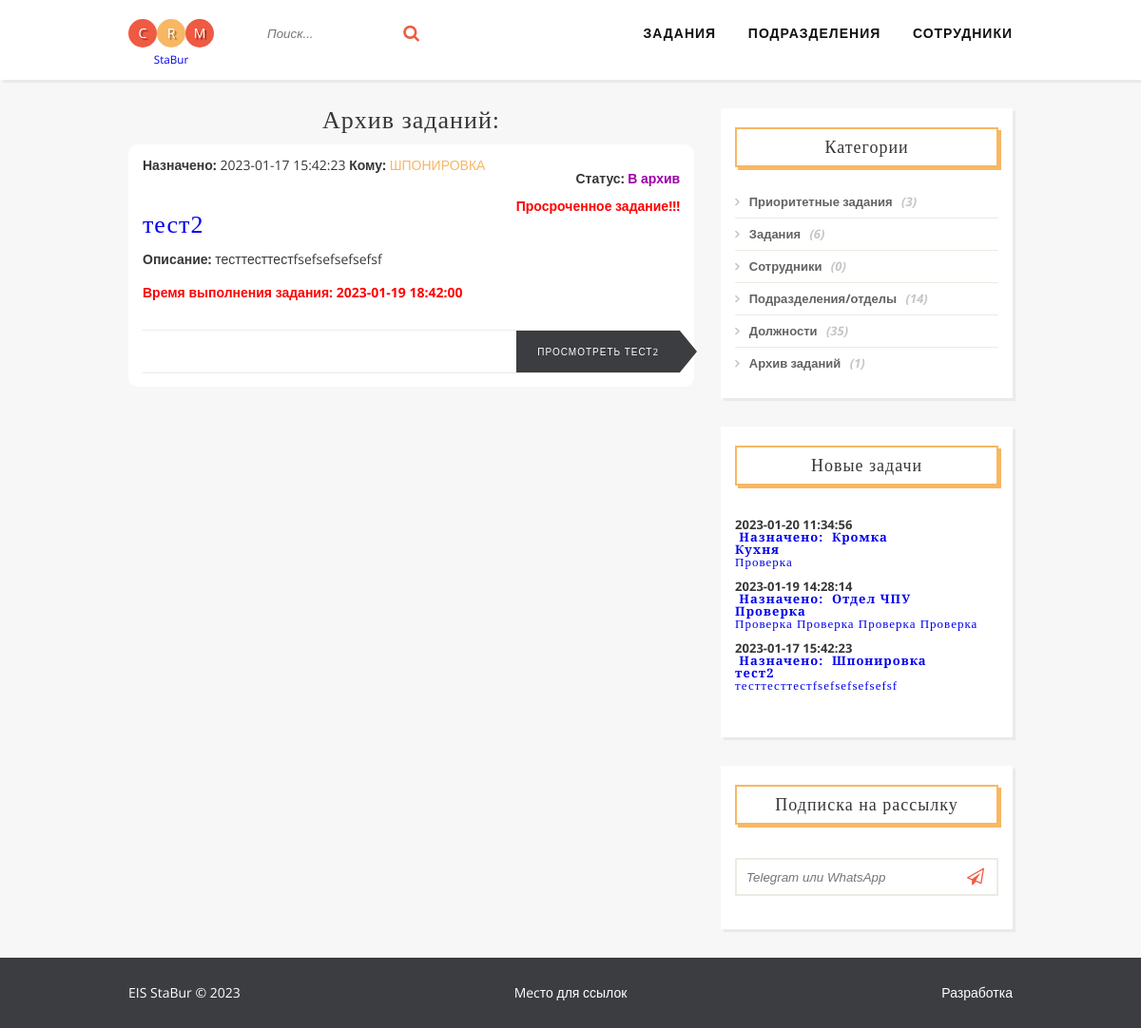
/archive.php, run on the app's committed database.
### tables this page shows
CREATE TABLE `tasks` (
  `id_task` int(12) UNSIGNED NOT NULL,
  `name_task` varchar(250) NOT NULL,
  `priority_task` varchar(100) DEFAULT NULL,
  `status_task` int(2) UNSIGNED NOT NULL,
  `description_task` text NOT NULL,
  `department_task` int(4) UNSIGNED NOT NULL,
  `datetime_create_task` datetime NOT NULL,
  `datetime_out_task` datetime NOT NULL,
  `url_task` varchar(255) NOT NULL
);

CREATE TABLE `department` (
  `id_depart` int(4) UNSIGNED NOT NULL,
  `name_depart` varchar(250) NOT NULL,
  `description_depart` text NOT NULL,
  `code_depart` varchar(12) NOT NULL
);

CREATE TABLE `status_tasks` (
  `id_st` int(2) UNSIGNED NOT NULL,
  `name_st` varchar(150) NOT NULL,
  `color_st` varchar(7) NOT NULL
);

### archive.php (the view, shortened to what this page needs)
<!DOCTYPE html>
<html>
<?php
include_once "./inc/connectBD.php";
include_once "./inc/header.php";
?>
  <div class="container">
  <div class="posts-list">
    <article class="post">
    <h2 class="post-title" align="center">Архив заданий:</h2>
<?php
 $datetime = date('Y-m-d H:i:s');
 $sql = "SELECT * FROM `tasks` WHERE status_task='4' ORDER BY `datetime_create_task` DESC";
 $result = $pdo_conn->query($sql);
 $redactID = intval(isset($_GET['redactID']) ? $_GET['redactID'] : null);
 $viewTask = isset($_GET['viewID']) ? $_GET['viewID'] : null;
if($redactID) {
  $redact = "SELECT * FROM tasks WHERE `id_task` = '$redactID'";
  $redact_task = $pdo_conn->query($redact);
  $row_redact = $redact_task->fetch(PDO::FETCH_ASSOC);
  $idtask = $row_redact["id_task"];
  $nametask = $row_redact["name_task"];
  $prioritytask = $row_redact["priority_task"];
  $statustask = $row_redact["status_task"];
  $descripttask = $row_redact["description_task"];
  $departtask = $row_redact["department_task"];
  $datetime_create = $row_redact["datetime_create_task"];
  $datetime_out = $row_redact["datetime_out_task"];
  $urltask = $row_redact["url_task"];
  $departOutT = $departtask;
  if(isset($_POST['update'])){
    include "./inc/edit_task.php";
}
if(isset($_POST['close'])){
    header("Location: ./archive.php#$idtask");
}
echo "<h1 align=\"center\">Редактирование задания<br>$nametask</h1>";
if(isset($_POST['delete']) || isset($_GET['delete']) == 'ok'){
    include "./inc/delete_task.php";
}
echo "<center><table class=\"widget\" border=\"0\">
    <form method='post' id=\"subscribe\">
    <input type='hidden' name='id' value=\"$idtask\">
    <input type='hidden' name='datetime_create' value='$datetime_create'>
    <input type='hidden' name='departOutT' value=\"$departOutT\">";
    if(isset($_GET['status']) == 'ok'){
        echo "<tr><td><h1 align=\"center\" style=\"color: green\">Обновлено успешно!</h1></td></tr>";
    }
echo "<tr><td><div align=\"right\"><button class=\"delete\" type=\"submit\" name=\"delete\" value=\"ok\">Удалить</button></div></td></tr>";
echo "<tr><td align=\"right\">Приоритет:&nbsp;<input type=\"checkbox\" name=\"priority\" value=\"Yes\"";
if ($prioritytask == 'Yes'){
 echo " checked";
}
 echo "></td></tr>";
echo "<tr><td><p><font color=\"red\">*</font>Наименование задания:</p></td></tr>
    <tr><td><input class=\"rounded\" type='text' inputmode=\"text\" name='name' value='$nametask' required></td></tr>
    <tr><td><p>Описание задания:</p></td></tr>
    <tr><td><textarea id=\"area\" name='description' placeholder=''>$descripttask</textarea></td></tr>";
echo "<tr><td><p><font color='red'>*</font>Кому поручено задание подразделения/отдел:</p></td></tr>
<tr><td><select class=\"rounded\" name='department'>";
    $redact_dw = "SELECT * FROM department";
    $redact_dw = $pdo_conn->query($redact_dw);
    while($row_dw = $redact_dw->fetch(PDO::FETCH_ASSOC))
{
echo "<option ";
if($row_dw['id_depart']=="$departtask") echo "selected=\"selected\"";
echo " class=\"rounded\" value=\"" . $row_dw["id_depart"]. "\">" . $row_dw["name_depart"]. "</option>";
}
echo "<tr><td><p><font color='red'>*</font>Статус задания:</p></td></tr>
<tr><td><select class=\"rounded\" name='status'>";
    $redact_st = "SELECT * FROM status_tasks";
    $redact_st = $pdo_conn->query($redact_st);
    while($row_st = $redact_st->fetch(PDO::FETCH_ASSOC))
{
echo "<option ";
if($row_st['id_st']=="$statustask") echo "selected=\"selected\"";
echo " value=\"" . $row_st["id_st"]. "\">" . $row_st["name_st"]. "</option>";
}
echo "</select></td></tr>";
echo "<tr><td><p>Дата/время создания задания:</p></td></tr>
    <tr><td><p align=\"center\">$datetime_create</p></td></tr>
    <tr><td><p>Дата/время  назначения задания:</p></td></tr>
    <tr><td><input class=\"rounded\" type='datetime-local' inputmode=\"datetime-local\" name='datetime_out' value='$datetime_out'></td></tr>
    <!--<tr><td><p>Ссылка URL на файлы:</p></td></tr>
    <tr><td><input class=\"rounded\" type='text' inputmode=\"text\" name='urltask' value='$urltask'></td></tr>-->
    <tr><td>&nbsp;</td></tr>
    <tr><td align=\"center\"><button class=\"main\" type=\"submit\" name=\"update\">Сохранить</button>&nbsp;<button class=\"main\" type=\"submit\" name=\"close\">Отмена</button></td></tr>
    <tr><td align=\"center\">
    </form></td></tr></table></center>";
$row_redact = null;
} elseif(intval(isset($_GET['close']))){
  header('Location: ./archive.php#'.$_GET['close']);
} else {
  if ($result) {
    while($row = $result->fetch(PDO::FETCH_ASSOC)) {
        echo "<div id=\"" . $row["id_task"]. "\" class=\"block-task\">";
        echo "<div class=\"post-content\">";
        echo "<div class=\"category\"><b>Назначено:</b>&nbsp;" . $row["datetime_create_task"]. "&nbsp;<b>Кому:</b>&nbsp;<a href=\"?viewID=" . $row["id_task"]. "\">";
        $view_dt = "SELECT * FROM department";
        $view_dt = $pdo_conn->query($view_dt);
        while($row_dt = $view_dt->fetch(PDO::FETCH_ASSOC))
        {
          if($row_dt['id_depart']==$row['department_task']) { echo $row_dt['name_depart']; }
        }
        echo "</a><div align=\"right\"><b>Статус:&nbsp;";
        $histr = "SELECT * FROM tasks_history WHERE id_task=$row[id_task]";
        $histr_task = $pdo_conn->query($histr);
        $row_histr = $histr_task->fetch(PDO::FETCH_ASSOC);
        $statusTh = $row_histr['status_th'];
        $view_st = "SELECT * FROM status_tasks";
        $view_st = $pdo_conn->query($view_st);
        while($row_st = $view_st->fetch(PDO::FETCH_ASSOC))
        {
          if($row_st['id_st']==$statusTh) { echo "<font color=\"". $row_st['color_st']. "\">". $row_st["name_st"]."</font>"; }
        }
        echo "</b></div></div>";
        if ($row["datetime_out_task"] <= $datetime){
          echo "<div align=\"right\"><font color=\"red\"><b>Просроченное задание!!!</b></font></div>";
        }
        echo "<h2 class=\"post-title\"><a href=\"?viewID=" . $row["id_task"]. "\">" . $row["name_task"]. "</a></h2>";
        echo "<p><b>Описание:</b> " . $row["description_task"]. "</p>";
        if ($row["datetime_out_task"] <= $datetime){
          echo "<p><font color=\"red\"><b>Время выполнения задания: " . $row["datetime_out_task"]. "</b></font></p>";
        } else {
          echo "<p><b>Время выполнения задания:</b> " . $row["datetime_out_task"]. "</p>";
        }
        echo "<div class=\"post-footer\"><a title=\"Просмотреть задание " . $row["name_task"]. "\" class=\"more-link\" href=\"?viewID=" . $row["id_task"]. "\">Просмотреть " . $row["name_task"]. "</a></div></div><br>";
        echo "</div>";
    }
  } else {
    echo "<h2 class=\"post-title\">Нет заданий в архиве</h2>";
  }
  }
?>
    </article>
  </div>
<? require_once "./inc/right_block.php"; ?>
</div>
<?
include_once "./inc/footer.php";
?>
</body>
</html>

### inc/right_block.php
<?php
$query=$pdo_conn->query("SELECT COUNT(*) as count FROM tasks WHERE status_task!='4'");
$query->setFetchMode(PDO::FETCH_ASSOC);
$row_tasks=$query->fetch();
$count_tasks=$row_tasks['count'];
$query=$pdo_conn->query("SELECT COUNT(*) as count FROM tasks WHERE priority_task='Yes'");
$query->setFetchMode(PDO::FETCH_ASSOC);
$row_tasks_prior=$query->fetch();
$count_tasks_prior=$row_tasks_prior['count'];
$query=$pdo_conn->query("SELECT COUNT(*) as count FROM tasks WHERE status_task='4'");
$query->setFetchMode(PDO::FETCH_ASSOC);
$row_tasks_arch=$query->fetch();
$count_tasks_arch=$row_tasks_arch['count'];
$query=$pdo_conn->query("SELECT COUNT(*) as count FROM worker");
$query->setFetchMode(PDO::FETCH_ASSOC);
$row_worker=$query->fetch();
$count_worker=$row_worker['count'];
$query=$pdo_conn->query("SELECT COUNT(*) as count FROM department");
$query->setFetchMode(PDO::FETCH_ASSOC);
$row_depart=$query->fetch();
$count_depart=$row_depart['count'];
$query=$pdo_conn->query("SELECT COUNT(*) as count FROM position_worker");
$query->setFetchMode(PDO::FETCH_ASSOC);
$row_position=$query->fetch();
$count_position=$row_position['count'];
$task_recent = $pdo_conn->query("SELECT * FROM tasks ORDER BY id_task DESC LIMIT 3");
?>
  <aside>
  <div class="widget">
    <h3 class="widget-title">Категории</h3>
    <ul class="widget-category-list">
      <li><a href="./tasks_priority.php">Приоритетные задания</a> (<?php echo "$count_tasks_prior"; ?>)</li>
      <li><a href="./tasks.php">Задания</a> (<?php echo "$count_tasks"; ?>)</li>
      <li><a href="./worker.php">Сотрудники</a> (<?php echo "$count_worker"; ?>)</li>
      <li><a href="./department.php">Подразделения/отделы</a> (<?php echo "$count_depart"; ?>)</li>
      <li><a href="./positions.php">Должности</a> (<?php echo "$count_position"; ?>)</li>
      <li><a href="./archive.php">Архив заданий</a> (<?php echo "$count_tasks_arch"; ?>)</li>
    </ul>
  </div>
  <div class="widget">
    <h3 class="widget-title">Новые задачи</h3>
    <ul class="widget-posts-list">
      <li>
      <? foreach ($task_recent as $row): ?>
        <div class="post-image-small"><?=$row['datetime_create_task']?></div>
        <h4 class="widget-post-title">&nbsp;<a href="tasks.php#<?=$row['id_task']?>"><b>Назначено:&nbsp;
          <?
          $view_dt = "SELECT * FROM department";
          $view_dt = $pdo_conn->query($view_dt);
          while($row_dt = $view_dt->fetch(PDO::FETCH_ASSOC))
          {
          if($row_dt['id_depart']==$row['department_task']) { echo $row_dt['name_depart']; }
          }
          ?>
          </b><br /><b><?=$row['name_task']?></b><br /><?=$row['description_task']?></a><br /><br /></h3>
      <? endforeach ?>
      </li>
    </ul>
  </div>
  <div class="widget">
    <h3 class="widget-title">Подписка на рассылку</h3>
    <form action="" method="post" id="subscribe">
      <input type="telegram" name="messager" placeholder="Telegram или WhatsApp" required>
      <button type="submit"><i class="fa fa-paper-plane-o"></i></button>
    </form>
  </div>
</aside>

### css/style.css (style rules this page uses)
*, *:after, *:before { box-sizing: border-box; padding: 0; margin: 0; transition: .5s ease-in-out; }
ul { list-style: none; }
a { text-decoration: none; outline: none; }
h1, h2, h3, h4, h5, h6 { font-family: 'Playfair Display'; font-weight: normal; letter-spacing: 1px; }
body { font-family: 'Open Sans', arial, sans-serif; font-size: 14px; line-height: 1; color: #373737; background: #f7f7f7; }
header:after, .container:after, footer:after, .widget-posts-list li:after, #subscribe:after { content: ""; display: table; clear: both; }
.container { margin: 0 auto; width: 100%; max-width: 960px; padding: 0 15px; }
.posts-list { margin-bottom: 30px; width: 64%; float: left; }
.post { margin-bottom: 35px; }
.block-task { background-color: white; border-radius: 10px 10px 10px 10px; padding-top: 15px; padding-left: 15px; padding-right: 15px; margin-bottom: 20px; }
.post-content p { line-height: 1.5; padding-bottom: 1em; }
.category { margin-bottom: 15px; }
.category a { color: #F8B763; text-transform: uppercase; }
.post-title { margin-bottom: 12px; font-size: 26px; }
.post-footer { border-top: 1px solid #EBEBE3; border-bottom: 1px solid #EBEBE3; position: relative; margin-top: 15px; text-align: right; }
.more-link { position: relative; display: inline-block; font-size: 10px; text-transform: uppercase; color: white; line-height: 44px; padding: 0 22px; background: #3C3D41; letter-spacing: 0.1em; white-space: nowrap; }
.more-link:after { content: ''; display: block; position: absolute; width: 0; height: 0; top: 0; right: 0; border: solid transparent; border-width: 22px 18px; border-left-color: #3C3D41; transform: translateX(100%); }
aside { width: 33%; float: right; }
.widget { padding: 20px 15px; background: white; font-size: 13px; font-weight: bold; margin-bottom: 30px; box-shadow: 3px 3px 1px rgba(0, 0, 0, .05); }
.widget-title { font-size: 18px; padding: 10px; margin-bottom: 20px; text-align: center; border: 2px solid #F8B763; box-shadow: 3px 3px 0 0 #F8B763; }
.widget-category-list li { border-bottom: 1px solid #EBEBE3; padding: 10px 0; color: #c6c6c6; font-style: italic; }
.widget-category-list li:last-child { border-bottom: none; }
.widget-category-list li a { color: #626262; margin-right: 6px; font-style: normal; }
.widget-category-list li a:before { content: "\f105"; display: inline-block; font-family: 'FontAwesome'; margin-right: 10px; color: #c6c6c6; }
.widget-posts-list li { border-top: 1px solid #EBEBE3; padding: 15px 0; }
.widget-posts-list li:nth-child(1) { border-top: none; }
.post-image-small { width: 50%; float: left; margin-right: 15px; }
.widget-post-title { float: left; }
#subscribe { position: relative; width: 100%; padding: 15px 0; }
#subscribe input { width: 100%; display: block; float: left; border: 2px solid #EBEBE3; padding: 0 0 0 10px; height: 40px; position: relative; outline: none; color: #9E9C9C; font-style: italic; }
#subscribe button { padding: 0 15px; background: transparent; height: 40px; border: none; position: absolute; right: 0; color: #EF5A42; cursor: pointer; font-size: 18px; }

### data on the page
tasks: datetime_create_task "2023-01-17 15:42:23", shows "Просроченное задание!!!", name_task "тест2", description_task "тесттесттестfsefsefsefsefsf", datetime_out_task "2023-01-19 18:42:00", name_task "ТЕСТ2"
department: name_depart "ШПОНИРОВКА", name_depart "Шпонировка"
status_tasks: name_st "В архив"
tasks: datetime_create_task "2023-01-20 11:34:56", name_task "Кухня", description_task "Проверка"
department: name_depart "Кромка"
tasks: datetime_create_task "2023-01-19 14:28:14", name_task "Проверка", description_task "Проверка Проверка Проверка Проверка"
department: name_depart "Отдел ЧПУ"

### other printed values
$count_tasks_prior "3"
$count_tasks "6"
$count_worker "0"
$count_depart "14"
$count_position "35"
$count_tasks_arch "1"
